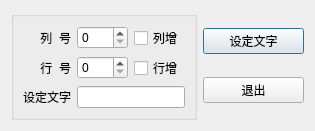
<?xml version="1.0" encoding="UTF-8"?>
<ui version="4.0">
 <class>QWDialogLocate</class>
 <widget class="QDialog" name="QWDialogLocate">
  <property name="geometry">
   <rect>
    <x>0</x>
    <y>0</y>
    <width>315</width>
    <height>131</height>
   </rect>
  </property>
  <property name="windowTitle">
   <string>Dialog</string>
  </property>
  <layout class="QHBoxLayout" name="horizontalLayout">
   <item>
    <widget class="QGroupBox" name="groupBox">
     <property name="title">
      <string/>
     </property>
     <layout class="QGridLayout" name="gridLayout">
      <item row="0" column="0">
       <widget class="QLabel" name="label">
        <property name="text">
         <string>列  号</string>
        </property>
        <property name="alignment">
         <set>Qt::AlignmentFlag::AlignRight|Qt::AlignmentFlag::AlignTrailing|Qt::AlignmentFlag::AlignVCenter</set>
        </property>
       </widget>
      </item>
      <item row="0" column="1">
       <widget class="QSpinBox" name="spinBoxColumn"/>
      </item>
      <item row="0" column="2">
       <widget class="QCheckBox" name="chkColInc">
        <property name="text">
         <string>列增</string>
        </property>
       </widget>
      </item>
      <item row="1" column="0">
       <widget class="QLabel" name="label_2">
        <property name="text">
         <string>行  号</string>
        </property>
        <property name="alignment">
         <set>Qt::AlignmentFlag::AlignRight|Qt::AlignmentFlag::AlignTrailing|Qt::AlignmentFlag::AlignVCenter</set>
        </property>
       </widget>
      </item>
      <item row="1" column="1">
       <widget class="QSpinBox" name="spinBoxRow"/>
      </item>
      <item row="1" column="2">
       <widget class="QCheckBox" name="chkRowInc">
        <property name="text">
         <string>行增</string>
        </property>
       </widget>
      </item>
      <item row="2" column="0">
       <widget class="QLabel" name="label_3">
        <property name="text">
         <string>设定文字</string>
        </property>
        <property name="alignment">
         <set>Qt::AlignmentFlag::AlignRight|Qt::AlignmentFlag::AlignTrailing|Qt::AlignmentFlag::AlignVCenter</set>
        </property>
       </widget>
      </item>
      <item row="2" column="1" colspan="2">
       <widget class="QLineEdit" name="lineEdit"/>
      </item>
     </layout>
    </widget>
   </item>
   <item>
    <layout class="QVBoxLayout" name="verticalLayout">
     <item>
      <widget class="QPushButton" name="btnSetText">
       <property name="text">
        <string>设定文字</string>
       </property>
      </widget>
     </item>
     <item>
      <widget class="QPushButton" name="btnQuit">
       <property name="text">
        <string>退出</string>
       </property>
      </widget>
     </item>
    </layout>
   </item>
  </layout>
 </widget>
 <resources/>
 <connections>
  <connection>
   <sender>btnQuit</sender>
   <signal>clicked()</signal>
   <receiver>QWDialogLocate</receiver>
   <slot>close()</slot>
   <hints>
    <hint type="sourcelabel">
     <x>263</x>
     <y>88</y>
    </hint>
    <hint type="destinationlabel">
     <x>257</x>
     <y>116</y>
    </hint>
   </hints>
  </connection>
 </connections>
</ui>
